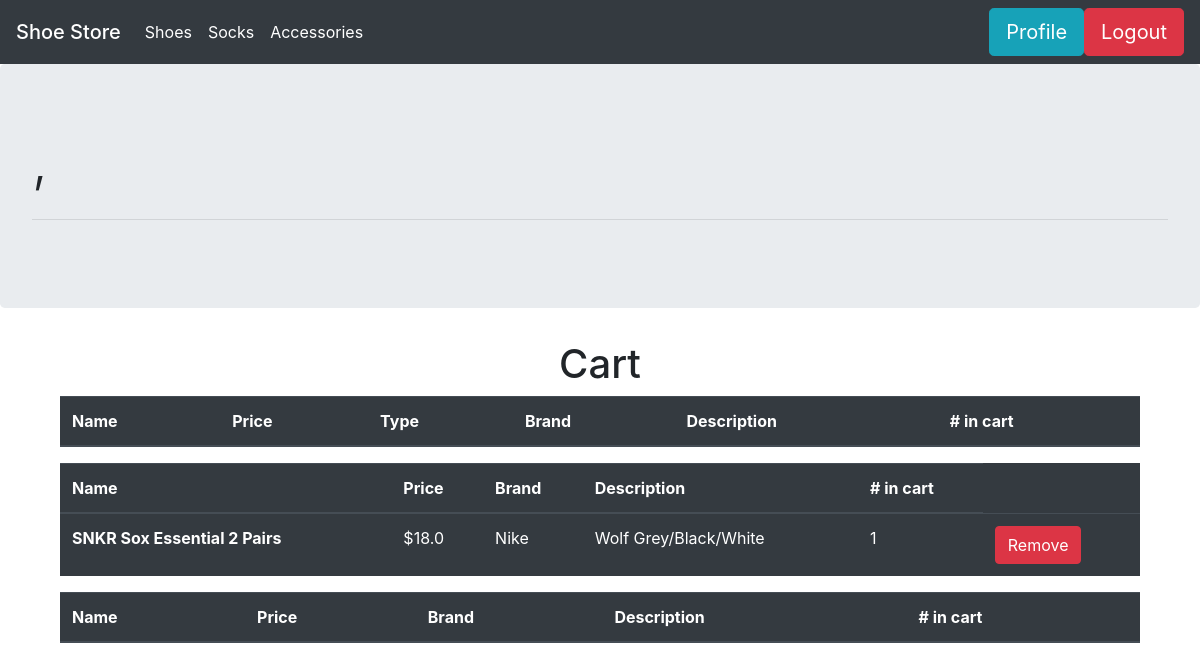
Screenshot of /profile (signed in) with the database file from the repository.
### tables this page shows
CREATE TABLE "SOCKS" (
	"SOCK_ID" VARCHAR(20) NOT NULL, 
	"SOCK_DESC" VARCHAR(100), 
	"SOCK_NAME" VARCHAR(50) NOT NULL, 
	PRIMARY KEY ("SOCK_ID"), 
	FOREIGN KEY("SOCK_ID") REFERENCES "ITEM" ("ITEM_ID")
);

CREATE TABLE "ITEM" (
	"ITEM_ID" VARCHAR(20) NOT NULL, 
	"PRICE" FLOAT NOT NULL, 
	"BRAND" VARCHAR(50) NOT NULL, 
	"TYPE" VARCHAR(10) NOT NULL, 
	PRIMARY KEY ("ITEM_ID")
);

### app.py (the view)
@app.route('/profile')
def profile():
    cust_ID = database.session.query(Customer.c.CUST_ID).filter(Customer.c.EMAIL == current_user.email).first()
    cust_ID = cust_ID[0]
    cart = database.session.query(Cart.c.ITEM_ID).filter(Cart.c.CUST_ID == cust_ID)
    shoe_cart = database.session.query(Shoes.c.SHOE_NAME)\
            .add_columns(Item.c.PRICE,
                    Shoes.c.SHOE_TYPE,
                    Item.c.ITEM_ID,
                    Item.c.BRAND,
                    Shoes.c.SHOE_DESC,
                    Cart.c.CUST_ID,
                    Cart.c.NUM_ITEM)\
                            .join(Item, Shoes.c.SHOE_ID == Item.c.ITEM_ID)\
                            .join(Cart, Shoes.c.SHOE_ID == Cart.c.ITEM_ID)\
                            .filter(Cart.c.CUST_ID == cust_ID)
    sock_cart =  database.session.query(Socks.c.SOCK_NAME)\
            .add_columns(Item.c.PRICE,
                    Item.c.ITEM_ID,
                    Item.c.BRAND,
                    Socks.c.SOCK_DESC,
                    Cart.c.NUM_ITEM,
                    Cart.c.CUST_ID)\
                            .join(Item, Socks.c.SOCK_ID == Item.c.ITEM_ID)\
                            .join(Cart, Socks.c.SOCK_ID == Cart.c.ITEM_ID)\
                            .filter(Cart.c.CUST_ID == cust_ID)
    acc_cart = database.session.query(Accessory.c.ACC_NAME)\
            .add_columns(Item.c.PRICE,
                    Item.c.ITEM_ID,
                    Item.c.BRAND,
                    Accessory.c.ACC_DESC,
                    Cart.c.NUM_ITEM,
                    Cart.c.CUST_ID)\
                            .join(Item, Accessory.c.ACC_ID == Item.c.ITEM_ID)\
                            .join(Cart, Accessory.c.ACC_ID == Cart.c.ITEM_ID)\
                            .filter(Cart.c.CUST_ID == cust_ID)
    user = database.session.query(Customer.c.EMAIL).add_columns(Customer.c.ADDRESS, Cust_Name.c.FNAME, Cust_Name.c.MNAME, Cust_Name.c.LNAME).join(Cust_Name, Customer.c.CUST_ID == Cust_Name.c.CUST_ID).filter(Customer.c.CUST_ID == cust_ID)
    return render_template('profile.html', cart=cart, shoe_cart=shoe_cart, acc_cart=acc_cart, sock_cart=sock_cart, user=user)

### app.py (called while the page is built)
@login_manager.user_loader
def load_user(user_id):
    results = database.session.query(Customer.c.EMAIL).filter(Customer.c.EMAIL==user_id).first()
    user = User(results[0])
    return user

### templates/profile.html (shortened to what this page needs)
<!DOCTYPE html>
<html lang="en">
        <head>
                <link href ="{{url_for('static',filename='css/bootstrap.css')}}" rel="stylesheet">
        </head>
        <body>
                <div class="navbar navbar-dark bg-dark navbar-expand-lg">
                        <a class="navbar-brand mb-0 h1" href="/ ">Shoe Store</a>
                        <ul class="navbar-nav mr-auto">
                                <li class="nav-item active">
                                        <a class="nav-link" href="/shoes">Shoes</a>
                                </li>
                                <li class="nav-item active">
                                        <a class="nav-link" href="/socks">Socks</a>
                                </li>
                                <li class="nav-item active">
                                        <a class="nav-link" href="/accessories">Accessories</a>
                                </li>
                        </ul>
                        <form class="form-inline my-2 my-lg-0" action="/profile">
                       <button type="submit" class="btn btn-info btn-lg">Profile</button>
                        </form>
                        {% if current_user.is_authenticated %}
                        <form class="form-inline my-2 my-lg-0" action="/logout" method="POST">
                        <button type="submit" class="btn btn-danger btn-lg">Logout</button>
                        </form>
                        {% else %}
                                <form class="form-inline my-2 my-lg-0" action="/login">
                                <button type="submit" class="btn btn-success btn-lg">Login</button>
                                </form>
                        {% endif %}
                </div>
<div class="jumbotron">
        <h1 class="display-4">{{ user.LNAME }}, {{ user.FNAME }} {{ user.MNAME }}</h1>
  <hr class="my-4">
</div>
                <div class="container">
                        <center><h1>Cart</h1></center>
                        <div class="container">
                        <table class="table  table-dark">
                                 <thead>
                                    <tr>
                                      <th scope="col">Name</th>
                                      <th scope="col">Price</th>
                                      <th scope="col">Type</th>
                                      <th scope="col">Brand</th>
                                      <th scope="col">Description</th>
                                        <th scope="col"># in cart</th>
                                    </tr>
                                </thead>
                        </div>
                        <table class="table table-dark">
                                 <thead>
                                    <tr>
                                      <th scope="col">Name</th>
                                      <th scope="col">Price</th>
                                      <th scope="col">Brand</th>
                                      <th scope="col">Description</th>
                                      <th scope="col"># in cart</th>
                                    </tr>
                                </thead>
                                <tbody>
                                {% for item in sock_cart %}
                                <tr>
                                <th scope="row">{{ item.SOCK_NAME }}</th>
                                        <td>${{item.PRICE }}</td>
                                        <td>{{item.BRAND }}</td>
                                        <td>{{item.SOCK_DESC }}</td>
                                        <td>{{item.NUM_ITEM }}</td>
                                        <form action="/profile" method="post">
                                        <td><button type="submit" class="btn btn-danger">Remove</button></td>
                                        </form>
                                </tr>
                                {% endfor %}
                                </tbody>
                        <table class="table  table-dark">
                                 <thead>
                                    <tr>
                                      <th scope="col">Name</th>
                                      <th scope="col">Price</th>
                                      <th scope="col">Brand</th>
                                      <th scope="col">Description</th>
                                        <th scope="col"># in cart</th>
                                    </tr>
                                </thead>
                        </div>
        </body>
</html>

### rows the page displays
SOCKS: SOCK_NAME "SNKR Sox Essential 2 Pairs", PRICE "18.0", BRAND "Nike", SOCK_DESC "Wolf Grey/Black/White", NUM_ITEM "1"
